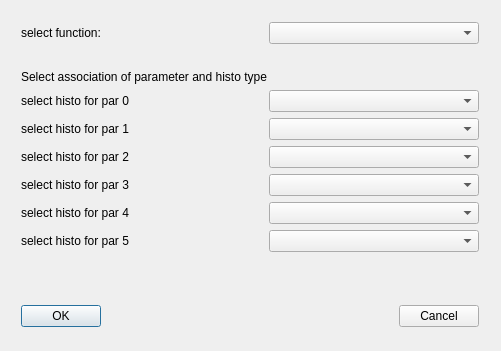
<?xml version="1.0" encoding="UTF-8"?>
<ui version="4.0">
 <class>ParFitfun</class>
 <widget class="QDialog" name="ParFitfun">
  <property name="geometry">
   <rect>
    <x>0</x>
    <y>0</y>
    <width>501</width>
    <height>351</height>
   </rect>
  </property>
  <property name="windowTitle">
   <string>Select parameters</string>
  </property>
  <widget class="QWidget" name="layoutWidget">
   <property name="geometry">
    <rect>
     <x>10</x>
     <y>11</y>
     <width>480</width>
     <height>332</height>
    </rect>
   </property>
   <layout class="QVBoxLayout" name="verticalLayout">
    <item>
     <layout class="QHBoxLayout">
      <item>
       <widget class="QLabel" name="funcLabel">
        <property name="text">
         <string>select function:</string>
        </property>
        <property name="wordWrap">
         <bool>false</bool>
        </property>
       </widget>
      </item>
      <item>
       <spacer name="spacer16">
        <property name="orientation">
         <enum>Qt::Horizontal</enum>
        </property>
        <property name="sizeType">
         <enum>QSizePolicy::Fixed</enum>
        </property>
        <property name="sizeHint" stdset="0">
         <size>
          <width>31</width>
          <height>21</height>
         </size>
        </property>
       </spacer>
      </item>
      <item>
       <widget class="QComboBox" name="funcBox"/>
      </item>
     </layout>
    </item>
    <item>
     <spacer name="spacer28">
      <property name="orientation">
       <enum>Qt::Vertical</enum>
      </property>
      <property name="sizeType">
       <enum>QSizePolicy::Fixed</enum>
      </property>
      <property name="sizeHint" stdset="0">
       <size>
        <width>21</width>
        <height>20</height>
       </size>
      </property>
     </spacer>
    </item>
    <item>
     <widget class="QLabel" name="topLabel">
      <property name="text">
       <string>Select association of parameter and histo type</string>
      </property>
      <property name="wordWrap">
       <bool>false</bool>
      </property>
     </widget>
    </item>
    <item>
     <layout class="QHBoxLayout">
      <item>
       <widget class="QLabel" name="par1Label">
        <property name="text">
         <string>select histo for par 0</string>
        </property>
        <property name="wordWrap">
         <bool>false</bool>
        </property>
       </widget>
      </item>
      <item>
       <spacer name="par1Spacer">
        <property name="orientation">
         <enum>Qt::Horizontal</enum>
        </property>
        <property name="sizeType">
         <enum>QSizePolicy::Fixed</enum>
        </property>
        <property name="sizeHint" stdset="0">
         <size>
          <width>31</width>
          <height>21</height>
         </size>
        </property>
       </spacer>
      </item>
      <item>
       <widget class="QComboBox" name="par1Box"/>
      </item>
     </layout>
    </item>
    <item>
     <layout class="QHBoxLayout">
      <item>
       <widget class="QLabel" name="par2Label">
        <property name="text">
         <string>select histo for par 1</string>
        </property>
        <property name="wordWrap">
         <bool>false</bool>
        </property>
       </widget>
      </item>
      <item>
       <spacer name="par2Spacer">
        <property name="orientation">
         <enum>Qt::Horizontal</enum>
        </property>
        <property name="sizeType">
         <enum>QSizePolicy::Fixed</enum>
        </property>
        <property name="sizeHint" stdset="0">
         <size>
          <width>31</width>
          <height>21</height>
         </size>
        </property>
       </spacer>
      </item>
      <item>
       <widget class="QComboBox" name="par2Box"/>
      </item>
     </layout>
    </item>
    <item>
     <layout class="QHBoxLayout">
      <item>
       <widget class="QLabel" name="par3Label">
        <property name="text">
         <string>select histo for par 2</string>
        </property>
        <property name="wordWrap">
         <bool>false</bool>
        </property>
       </widget>
      </item>
      <item>
       <spacer name="par3Spacer">
        <property name="orientation">
         <enum>Qt::Horizontal</enum>
        </property>
        <property name="sizeType">
         <enum>QSizePolicy::Fixed</enum>
        </property>
        <property name="sizeHint" stdset="0">
         <size>
          <width>31</width>
          <height>21</height>
         </size>
        </property>
       </spacer>
      </item>
      <item>
       <widget class="QComboBox" name="par3Box"/>
      </item>
     </layout>
    </item>
    <item>
     <layout class="QHBoxLayout">
      <item>
       <widget class="QLabel" name="par4Label">
        <property name="text">
         <string>select histo for par 3</string>
        </property>
        <property name="wordWrap">
         <bool>false</bool>
        </property>
       </widget>
      </item>
      <item>
       <spacer name="par4Spacer">
        <property name="orientation">
         <enum>Qt::Horizontal</enum>
        </property>
        <property name="sizeType">
         <enum>QSizePolicy::Fixed</enum>
        </property>
        <property name="sizeHint" stdset="0">
         <size>
          <width>31</width>
          <height>21</height>
         </size>
        </property>
       </spacer>
      </item>
      <item>
       <widget class="QComboBox" name="par4Box"/>
      </item>
     </layout>
    </item>
    <item>
     <layout class="QHBoxLayout">
      <item>
       <widget class="QLabel" name="par5Label">
        <property name="text">
         <string>select histo for par 4</string>
        </property>
        <property name="wordWrap">
         <bool>false</bool>
        </property>
       </widget>
      </item>
      <item>
       <spacer name="par5Spacer">
        <property name="orientation">
         <enum>Qt::Horizontal</enum>
        </property>
        <property name="sizeType">
         <enum>QSizePolicy::Fixed</enum>
        </property>
        <property name="sizeHint" stdset="0">
         <size>
          <width>31</width>
          <height>21</height>
         </size>
        </property>
       </spacer>
      </item>
      <item>
       <widget class="QComboBox" name="par5Box"/>
      </item>
     </layout>
    </item>
    <item>
     <layout class="QHBoxLayout" name="_2">
      <item>
       <widget class="QLabel" name="par6Label">
        <property name="text">
         <string>select histo for par 5</string>
        </property>
        <property name="wordWrap">
         <bool>false</bool>
        </property>
       </widget>
      </item>
      <item>
       <spacer name="par5Spacer_2">
        <property name="orientation">
         <enum>Qt::Horizontal</enum>
        </property>
        <property name="sizeType">
         <enum>QSizePolicy::Fixed</enum>
        </property>
        <property name="sizeHint" stdset="0">
         <size>
          <width>31</width>
          <height>21</height>
         </size>
        </property>
       </spacer>
      </item>
      <item>
       <widget class="QComboBox" name="par6Box"/>
      </item>
     </layout>
    </item>
    <item>
     <spacer name="spacer29">
      <property name="orientation">
       <enum>Qt::Vertical</enum>
      </property>
      <property name="sizeType">
       <enum>QSizePolicy::Expanding</enum>
      </property>
      <property name="sizeHint" stdset="0">
       <size>
        <width>478</width>
        <height>17</height>
       </size>
      </property>
     </spacer>
    </item>
    <item>
     <layout class="QHBoxLayout">
      <item>
       <widget class="QPushButton" name="okButton">
        <property name="text">
         <string>OK</string>
        </property>
       </widget>
      </item>
      <item>
       <spacer name="spacer15">
        <property name="orientation">
         <enum>Qt::Horizontal</enum>
        </property>
        <property name="sizeType">
         <enum>QSizePolicy::Expanding</enum>
        </property>
        <property name="sizeHint" stdset="0">
         <size>
          <width>181</width>
          <height>31</height>
         </size>
        </property>
       </spacer>
      </item>
      <item>
       <widget class="QPushButton" name="cancelButton">
        <property name="text">
         <string>Cancel</string>
        </property>
       </widget>
      </item>
     </layout>
    </item>
   </layout>
  </widget>
 </widget>
 <layoutdefault spacing="6" margin="11"/>
 <pixmapfunction>qPixmapFromMimeSource</pixmapfunction>
 <resources/>
 <connections/>
</ui>
